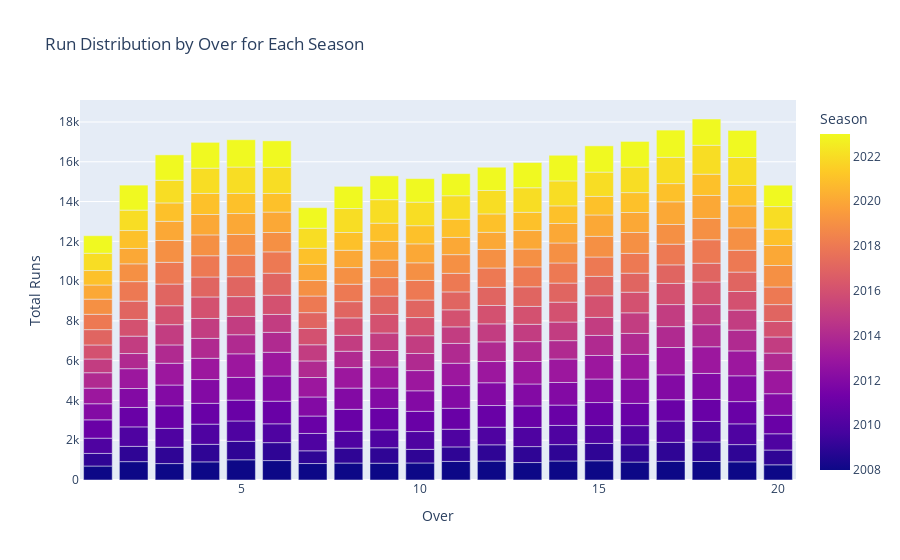

Notebook code for this chart:
### Code cell
fig = px.bar(run_distribution_by_over_season, 
             x='over', 
             y='runs', 
             color='season', 
             barmode='group', 
             title="Run Distribution by Over for Each Season",
             labels={'over': 'Over', 'runs': 'Total Runs', 'season': 'Season'})

# Show the figure
fig.show()

### Figure 1 — Plotly figure (JSON) as saved in the notebook; plotly's stock layout.template omitted (floating-point values rounded to 4 significant figures; data arrays with more than 128 entries replaced by an {"elided": "..."} marker saying what was removed)
{"data": [{"alignmentgroup": "True", "hovertemplate": "Over=%{x}<br>Total Runs=%{y}<br>Season=%{marker.color}<extra></extra>", "legendgroup": "", "marker": {"color": {"elided": "320 int values"}, "coloraxis": "coloraxis", "pattern": {"shape": ""}}, "name": "", "offsetgroup": "", "orientation": "v", "showlegend": false, "textposition": "auto", "type": "bar", "x": {"elided": "320 int values"}, "xaxis": "x", "y": {"elided": "320 int values"}, "yaxis": "y"}], "layout": {"autosize": true, "barmode": "group", "coloraxis": {"colorbar": {"title": {"text": "Season"}}, "colorscale": [[0, "#0d0887"], [0.1111, "#46039f"], [0.2222, "#7201a8"], [0.3333, "#9c179e"], [0.4444, "#bd3786"], [0.5556, "#d8576b"], [0.6667, "#ed7953"], [0.7778, "#fb9f3a"], [0.8889, "#fdca26"], [1, "#f0f921"]]}, "legend": {"tracegroupgap": 0}, "title": {"text": "Run Distribution by Over for Each Season"}, "xaxis": {"anchor": "y", "autorange": true, "domain": [0, 1], "range": [0.5, 20.5], "title": {"text": "Over"}, "type": "linear"}, "yaxis": {"anchor": "x", "autorange": true, "domain": [0, 1], "range": [0, 19110.0], "title": {"text": "Total Runs"}, "type": "linear"}}}
